Frame 1 (no input): blank canvas, image omitted
Frame 60 (the mouse pressed at the canvas centre just before this capture): blank canvas, image omitted
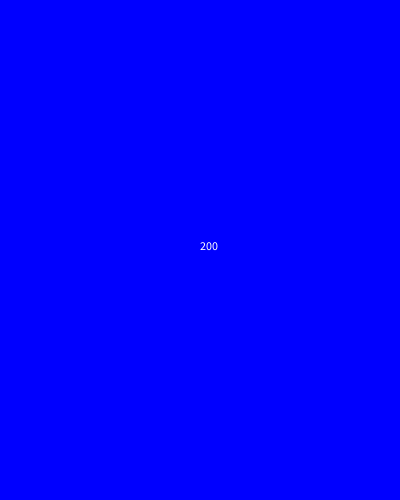
Frame 120 (the mouse held since frame 60 and released just before this capture)

The Processing sketch whose frames 1 and 60 were blank and that drew this single picture after the mouse press (run headless with seeded random() and noise(); from frame 60 on, the mouse is pressed at the canvas centre):

// Processing sketch: if_statement
// ── if_statement.pde
void setup() {
  size(400, 500);
}

void draw() {
  background(0);
  
  // conditional
  // if (expression) { block of code };
  // == (equal to)
  // >
  // <
  // >=
  // <=
  // && (and)
  // || (or)
  
  if (mouseX <= 100 || mouseX > 350) {
    background(255,0,0); // red
  }
  else if (mouseX > 200 && mouseX < 250) {
    background(255,255,0); // yellow
  }
  else if (mouseX >= 250 && mouseX < 300) {
    background(255,0,255); // pink
  }
  else {
    background(0, 0,255); // blue
  }
  
  int txt = mouseX;
  text( txt, mouseX, mouseY );
}
